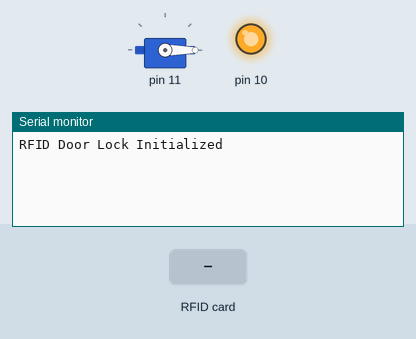
The sketch below on a simulated Arduino Uno, built with avr-gcc and run on an emulated ATmega328P. Shown: servo, output pins drawn as LEDs (lit = HIGH), the last lines printed to the serial monitor. Inputs (shaded band) come from the test bench.

Above: at 1.2 s.
1.3 s: RFID card A1 B2 C3 D4 held to the reader
At 2.5 s:
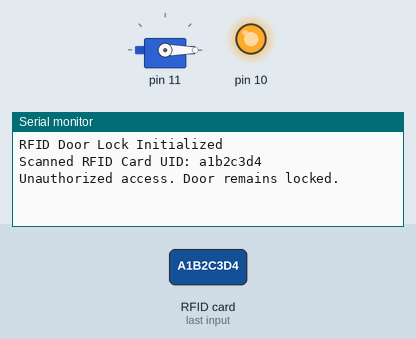
2.8 s: RFID card 5E 7A 19 C4 held to the reader
At 4.6 s:
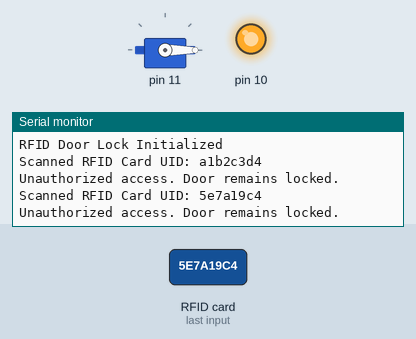

The sketch:

RFID_Door_Lock.ino.ino
```cpp
#include "Source/RFIDDoorLock.h"

RFIDDoorLock doorLock("A1B2C3D4");

void setup() {
  doorLock.setup();
}

void loop() {
  doorLock.loop();
}
```

RFIDDoorLock.h
```cpp
#ifndef RFID_DOOR_LOCK_H
#define RFID_DOOR_LOCK_H

#include <SPI.h>
#include <MFRC522.h>
#include <Servo.h>

class RFIDDoorLock {
  private:
    MFRC522 rfid;
    Servo lockServo;
    String authorizedUID;

  public:
    RFIDDoorLock(String uid);

    void setup();
    void loop();
    void unlockDoor();
};

#endif
```

Measured:
- after the input at 1.3 s, the serial monitor: prints a new line at once (image 1)
- after the input at 2.8 s, the serial monitor: prints a new line after 0.52 s (image 2)
